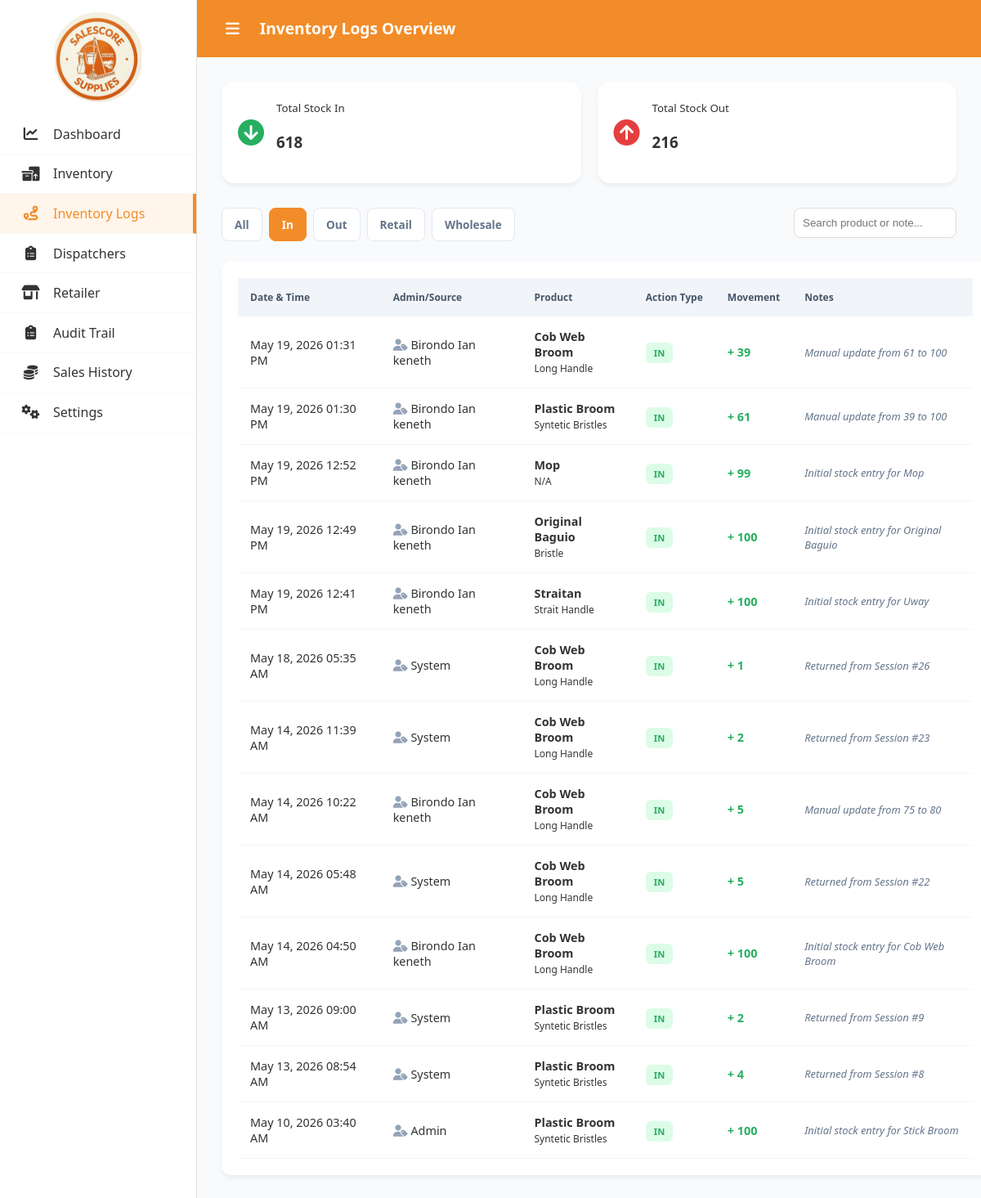
The page /inventory_logs.php?filter=In (signed in) on the database as committed earlier.
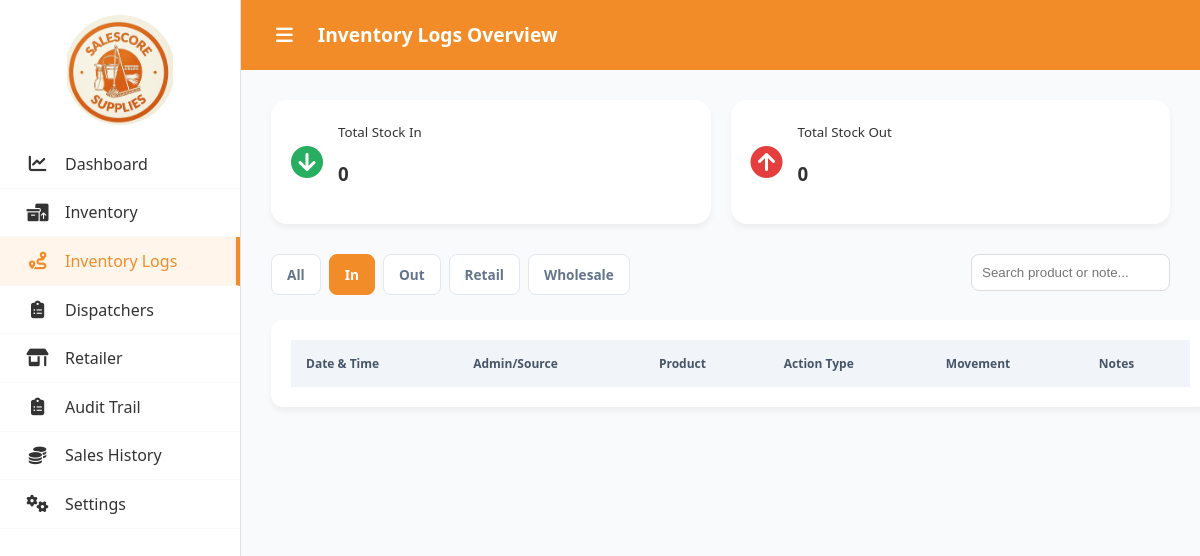
The same page on the database as committed later.
### tables this page shows
CREATE TABLE `inventory_logs` (
  `id` int(11) NOT NULL,
  `product_id` int(11) NOT NULL,
  `admin_name` varchar(255) NOT NULL,
  `action` enum('Added','Removed','Updated') NOT NULL,
  `quantity_change` int(11) NOT NULL,
  `notes` text DEFAULT NULL,
  `created_at` timestamp NOT NULL DEFAULT current_timestamp()
);

CREATE TABLE `products` (
  `id` int(11) NOT NULL,
  `category` varchar(100) NOT NULL,
  `product_name` varchar(255) NOT NULL,
  `variation` varchar(100) DEFAULT 'Standard',
  `description` text DEFAULT NULL,
  `wholesale_price` decimal(10,2) NOT NULL DEFAULT 0.00,
  `retail_price` decimal(10,2) NOT NULL DEFAULT 0.00,
  `quantity` int(11) NOT NULL DEFAULT 0,
  `max_quantity` int(11) NOT NULL DEFAULT 100,
  `image_path` varchar(255) DEFAULT 'default-product.png',
  `created_at` timestamp NOT NULL DEFAULT current_timestamp()
);

### inventory_logs.php (the view, shortened to what this page needs)
<?php
require_once "auth/conn.php";
$filter = isset($_GET['filter']) ? $_GET['filter'] : 'All';
$search = isset($_GET['search']) ? trim($_GET['search']) : '';
$whereClauses = [];
$params = [];
if ($filter === 'In') {
    $whereClauses[] = "il.action = 'Added'";
    } elseif ($filter === 'Out') {
        $whereClauses[] = "il.action = 'Removed'";
    } elseif ($filter === 'Retail') {
        $whereClauses[] = "il.notes LIKE :retail_note";
        $params[':retail_note'] = '%Retail%';
    } elseif ($filter === 'Wholesale') {
        $whereClauses[] = "(il.notes LIKE :wholesale_note OR il.notes LIKE :return_note)";
        $params[':wholesale_note'] = '%Wholesale%';
        $params[':return_note'] = '%Returned%';
    }
$whereSQL = !empty($whereClauses) ? " WHERE " . implode(" AND ", $whereClauses) : "";
$query = "SELECT il.*, p.product_name, p.variation
        FROM inventory_logs il
        JOIN products p ON il.product_id = p.id
        $whereSQL
        ORDER BY il.created_at DESC";
$stmt = $pdo->prepare($query);
$stmt->execute($params);
$logs = $stmt->fetchAll(PDO::FETCH_ASSOC);
$totalIn = $pdo->query("SELECT SUM(quantity_change) FROM inventory_logs WHERE action = 'Added'")->fetchColumn() ?? 0;
$totalOut = $pdo->query("SELECT SUM(quantity_change) FROM inventory_logs WHERE action = 'Removed'")->fetchColumn() ?? 0;
function e(mixed $value): string {
    return htmlspecialchars((string)($value ?? ''), ENT_QUOTES, 'UTF-8');
}
?>
<!DOCTYPE html>
<html lang="en">
<head>
    <link rel="stylesheet" href="https://cdnjs.cloudflare.com/ajax/libs/font-awesome/6.4.0/css/all.min.css">
    <link rel="stylesheet" href="assets/css/log.css">
</head>
<body>
    <div class="container">
        <aside class="sidebar">
        <div class="sidebar-header">
                <img src="assets/img/logo.png" alt="Salescore Logo" class="sidebar-logo">
            </div>
            <nav style="flex-grow: 1;">
                <a href="index.php " class="nav-item " data-title="Dashboard">
                    <div class="icon"><i class="fa-solid fa-chart-line"></i></div>
                    <span>Dashboard</span>
                </a>
                <a href="inventory.php" class="nav-item" data-title="Inventory">
                    <div class="icon"><i class="fa-solid fa-boxes-packing"></i></div>
                    <span>Inventory</span>
                </a>
                <a href="inventory_logs.php" class="nav-item active" data-title="Inventory Logs">
                    <div class="icon"><i class="fa-solid fa-route"></i></div>
                    <span>Inventory Logs</span>
                </a>
                <a href="dispatchers.php" class="nav-item" data-title="Dispatchers">
                    <div class="icon"><i class="fa-solid fa-clipboard-list"></i></div>
                    <span>Dispatchers</span>
                </a>
                <a href="retailer.php" class="nav-item" data-title="Retailer">
                    <div class="icon"><i class="fa-solid fa-shop"></i></div>
                    <span>Retailer</span>
                </a>
                <a href="audit_trail.php" class="nav-item " data-title="Audit Trail">
                    <div class="icon"><i class="fa-solid fa-clipboard-list"></i></div>
                    <span>Audit Trail</span>
                </a>
                <a href="sales.php" class="nav-item" data-title="Sales History">
                    <div class="icon"><i class="fa-solid fa-coins"></i></div>
                    <span>Sales History</span>
                </a>
                <a href="setting.php" class="nav-item " data-title="Settings">
                    <div class="icon"><i class="fa-solid fa-gears"></i></div>
                    <span>Settings</span>
                </a>
            </nav>
        </aside>
        <main class="main-content">
        <header class="header">
            <div class="header-left">
                <button id="sidebarToggle" class="hamburger-btn"><i class="fa-solid fa-bars"></i></button>
                <h1 style="white-space: nowrap; margin-right: 20px;">Inventory Logs Overview</h1>
            </div>
        </header>
        <section class="report-container">
            <div class="summary-cards">
                <div class="s-card">
                    <i class="fa-solid fa-circle-arrow-down fa-2x" style="color:var(--success)"></i>
                    <div><small>Total Stock In</small><h3><?= number_format($totalIn) ?></h3></div>
                </div>
                <div class="s-card">
                    <i class="fa-solid fa-circle-arrow-up fa-2x" style="color:var(--danger)"></i>
                    <div><small>Total Stock Out</small><h3><?= number_format($totalOut) ?></h3></div>
                </div>
        </div>
        <div class="controls-row">
            <div class="filter-group" style="display:flex; gap:8px; flex-wrap: wrap;">
                <a href="?filter=All" class="filter-btn <?= $filter === 'All' ? 'active' : '' ?>">All</a>
                <a href="?filter=In" class="filter-btn <?= $filter === 'In' ? 'active' : '' ?>">In </a>
                <a href="?filter=Out" class="filter-btn <?= $filter === 'Out' ? 'active' : '' ?>">Out </a>
                <a href="?filter=Retail" class="filter-btn <?= $filter === 'Retail' ? 'active' : '' ?>">Retail </a>
                <a href="?filter=Wholesale" class="filter-btn <?= $filter === 'Wholesale' ? 'active' : '' ?>">Wholesale</a>
            </div>
            <form method="GET">
                <input type="text" name="search" placeholder="Search product or note..." value="<?= e($search) ?>" style="padding:10px; border-radius:8px; border:1px solid #ddd; width: 100%; max-width: 300px; box-sizing: border-box;">
            </form>
        </div>
            <div class="table-responsive">
                <table class="log-table">
                    <thead>
                        <tr>
                            <th>Date & Time</th>
                            <th>Admin/Source</th>
                            <th>Product</th>
                            <th>Action Type</th>
                            <th>Movement</th>
                            <th>Notes</th>
                        </tr>
                    </thead>
                    <tbody>
                        <?php foreach ($logs as $log): ?>
                        <tr>
                            <td><?= date('M d, Y h:i A', strtotime($log['created_at'])) ?></td>
                            <td><i class="fa-solid fa-user-tag" style="color:#94a3b8"></i> <?= e($log['admin_name']) ?></td>
                            <td><b><?= e($log['product_name']) ?></b> <br><small><?= e($log['variation']) ?></small></td>
                            <td>
                                <?php if(strpos($log['notes'], 'Retail') !== false): ?>
                                    <span class="badge badge-retail">OUT</span>
                                <?php elseif(strpos($log['notes'], 'Remit') !== false): ?>
                                    <span class="badge badge-wholesale">WHOLESALE</span>
                                <?php else: ?>
                                    <span class="badge <?= $log['action'] == 'Added' ? 'badge-in' : 'badge-out' ?>">
                                        <?= $log['action'] == 'Added' ? 'IN' : 'OUT' ?>
                                    </span>
                                <?php endif; ?>
                            </td>
                            <td style="font-weight:bold; color: <?= $log['action'] == 'Added' ? 'var(--success)' : 'var(--danger)' ?>;">
                                <?= $log['action'] == 'Added' ? '+' : '-' ?> <?= number_format($log['quantity_change']) ?>
                            </td>
                            <td style="color: #64748b; font-style: italic; font-size: 0.8rem;"><?= e($log['notes']) ?></td>
                        </tr>
                        <?php endforeach; ?>
                    </tbody>
                </table>
            </div>
    </section>
</main>
</body>
</html>

### assets/css/log.css (style rules this page uses)
:root { --primary: #f28c28; --success: #27ae60; --danger: #e53e3e; --retail: #7b1fa2; --wholesale: #1976d2; }
body { margin: 0; padding: 0; font-family: 'Segoe UI', Tahoma, Geneva, Verdana, sans-serif; background-color: #f9f9f7; color: #333; overflow-x: hidden; }
.container { display: flex; min-height: 100vh; }
.sidebar { width: 240px; background-color: #ffffff; border-right: 1px solid #e0e0e0; display: flex; flex-direction: column; transition: width 0.4s cubic-bezier(0.4, 0, 0.2, 1); overflow: visible; white-space: nowrap; flex-shrink: 0; }
.sidebar-header { height: auto; min-height: 90px; padding: 15px 25px; font-size: 1.2rem; font-weight: bold; color: #f28c28; display: flex; align-items: center; justify-content: center; position: relative; box-sizing: border-box; gap: 15px; }
.sidebar-logo { width: 110px; height: 110px; object-fit: contain; border-radius: 50%; transition: all 0.3s cubic-bezier(0.4, 0, 0.2, 1); display: block; margin: 0 auto; flex-shrink: 0; }
.sidebar span { position: absolute; left: 65px; opacity: 1; visibility: visible; transition: opacity 0.3s ease, transform 0.3s ease; transform: translateX(0); }
nav { flex: 1; }
.nav-item { padding: 15px 25px; display: flex; align-items: center; cursor: pointer; border-bottom: 1px solid #f9f9f9; font-weight: 500; color: #555; transition: background 0.3s ease, color 0.3s ease; position: relative; text-decoration: none; color: inherit; }
.nav-item.active { background-color: #fff5eb; color: #f28c28; border-right: 4px solid #f28c28; }
.icon { min-width: 25px; font-size: 1.1rem; text-align: center; display: flex; justify-content: center; align-items: center; margin: 0; flex-shrink: 0; transition: transform 0.4s ease; }
.main-content { flex: 1; padding: 0; min-width: 0; }
.header { background-color: var(--primary); height: 70px; padding: 0 30px; display: flex; justify-content: space-between; align-items: center; box-sizing: border-box; }
.header-left { display: flex; align-items: center; gap: 20px; }
.header h1 { color: white; margin: 0; font-size: 1.2rem; }
.hamburger-btn { background: none; border: none; color: white; font-size: 1.2rem; cursor: pointer; padding: 5px; display: flex; align-items: center; transition: transform 0.2s ease; }
.report-container { padding: 30px; background: #f8fafc; min-height: 100vh; }
.controls-row { display: flex; justify-content: space-between; margin-bottom: 25px; gap: 15px; flex-wrap: wrap; }
.summary-cards { display: grid; grid-template-columns: repeat(auto-fit, minmax(200px, 1fr)); gap: 20px; margin-bottom: 30px; }
.s-card { background: white; padding: 20px; border-radius: 16px; display: flex; align-items: center; gap: 15px; box-shadow: 0 4px 6px rgba(0,0,0,0.05); }
.filter-btn { padding: 10px 15px; border-radius: 8px; background: white; color: #64748b; text-decoration: none; border: 1px solid #e2e8f0; font-size: 0.85rem; font-weight: 600; transition: 0.2s; }
.filter-btn.active { background: var(--primary); color: white; border-color: var(--primary); }
.table-responsive { width: 100%; overflow-x: auto; margin-bottom: 20px; border-radius: 12px; background: white; box-shadow: 0 4px 6px rgba(0,0,0,0.05); padding: 20px; }
.log-table { width: 100%; border-collapse: collapse; background: white; }
.log-table th { background: #f1f5f9; padding: 15px; text-align: left; font-size: 0.75rem; color: #475569; white-space: nowrap; }
table { width: 100%; border-collapse: collapse; }
th { text-align: left; color: #888; font-size: 0.8rem; padding-bottom: 10px; }
.badge { padding: 5px 10px; border-radius: 6px; font-size: 0.7rem; font-weight: 800; }
.badge-in { background: #dcfce7; color: var(--success); }
.log-table td { padding: 15px; border-bottom: 1px solid #f1f5f9; font-size: 0.9rem; }
td { padding: 12px 0; border-bottom: 1px solid #eee; }

Rows that differ between the two databases and show on the page:
removed inventory_logs: created_at "May 19, 2026 01:31 PM", admin_name "Birondo Ian keneth", product.product_name "Cob Web Broom", product.variation "Long Handle", action "IN", quantity_change "39", notes "Manual update from 61 to 100"
removed inventory_logs: created_at "May 19, 2026 01:30 PM", admin_name "Birondo Ian keneth", product.product_name "Plastic Broom", product.variation "Syntetic Bristles", action "IN", quantity_change "61", notes "Manual update from 39 to 100"
removed inventory_logs: created_at "May 19, 2026 12:52 PM", admin_name "Birondo Ian keneth", product.product_name "Mop", product.variation "N/A", action "IN", quantity_change "99", notes "Initial stock entry for Mop"
removed inventory_logs: created_at "May 19, 2026 12:49 PM", admin_name "Birondo Ian keneth", product.product_name "Original Baguio", product.variation "Bristle", action "IN", quantity_change "100", notes "Initial stock entry for Original Baguio"
removed inventory_logs: created_at "May 19, 2026 12:41 PM", admin_name "Birondo Ian keneth", product.product_name "Straitan", product.variation "Strait Handle", action "IN", quantity_change "100", notes "Initial stock entry for Uway"
removed inventory_logs: created_at "May 18, 2026 05:35 AM", admin_name "System", product.product_name "Cob Web Broom", product.variation "Long Handle", action "IN", quantity_change "1", notes "Returned from Session #26"
removed inventory_logs: created_at "May 14, 2026 11:39 AM", admin_name "System", product.product_name "Cob Web Broom", product.variation "Long Handle", action "IN", quantity_change "2", notes "Returned from Session #23"
removed inventory_logs: created_at "May 14, 2026 10:22 AM", admin_name "Birondo Ian keneth", product.product_name "Cob Web Broom", product.variation "Long Handle", action "IN", quantity_change "5", notes "Manual update from 75 to 80"
removed inventory_logs: created_at "May 14, 2026 05:48 AM", admin_name "System", product.product_name "Cob Web Broom", product.variation "Long Handle", action "IN", quantity_change "5", notes "Returned from Session #22"
removed inventory_logs: created_at "May 14, 2026 04:50 AM", admin_name "Birondo Ian keneth", product.product_name "Cob Web Broom", product.variation "Long Handle", action "IN", quantity_change "100", notes "Initial stock entry for Cob Web Broom"
removed inventory_logs: created_at "May 13, 2026 09:00 AM", admin_name "System", product.product_name "Plastic Broom", product.variation "Syntetic Bristles", action "IN", quantity_change "2", notes "Returned from Session #9"
removed inventory_logs: created_at "May 13, 2026 08:54 AM", admin_name "System", product.product_name "Plastic Broom", product.variation "Syntetic Bristles", action "IN", quantity_change "4", notes "Returned from Session #8"
removed inventory_logs: created_at "May 10, 2026 03:40 AM", admin_name "Admin", product.product_name "Plastic Broom", product.variation "Syntetic Bristles", action "IN", quantity_change "100", notes "Initial stock entry for Stick Broom"
Other text that changed with them:
$totalIn: "618" → "0"
$totalOut: "216" → "0"
